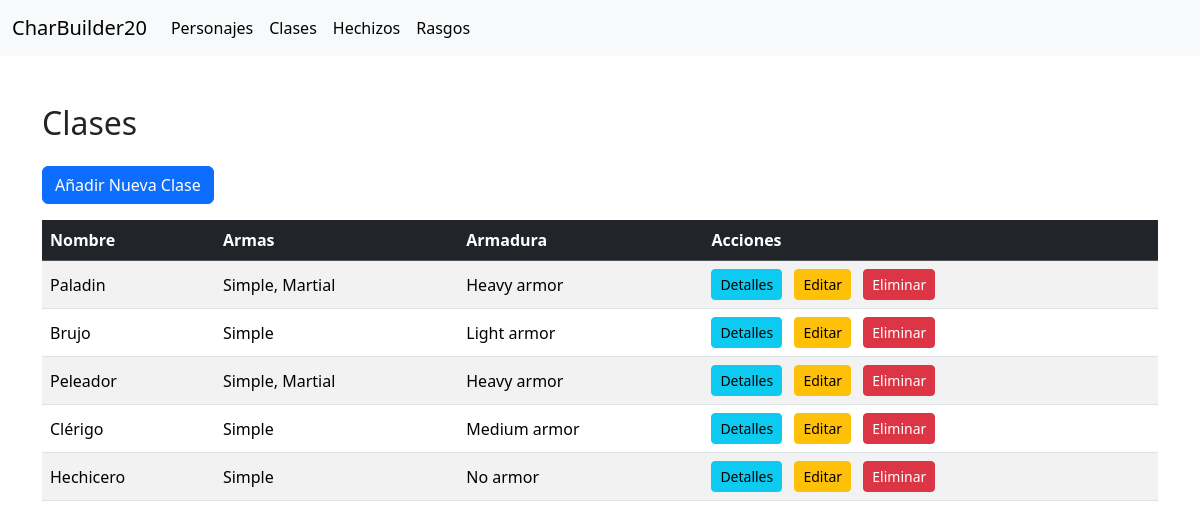
The page /class/ on the database its author committed.
### App/models.py (models this page shows, shortened)
class Classes(models.Model):
    class_name = models.CharField(max_length=100)
    class_weapons = models.CharField(max_length=30)
    class_armor = models.CharField(max_length=50)
    class_desc = models.CharField(max_length=255)

### App/views.py (the view)
# urls.py: path('class/', views.class_list, name='class_list'),
def class_list(request):
    classes = Classes.objects.all()
    return render(request, 'App/class_list.html', {'class_list': classes})

### App/templates/App/class_list.html (shortened to what this page needs)
{% extends "layout/base.html" %}
{% block content %}
<div class="container mt-5">
  <h2 class="mb-4">Clases</h2>
  <a href="{% url 'class_new' %}" class="btn btn-primary mb-3">Añadir Nueva Clase</a>
  <div class="table-responsive">
    <table class="table table-striped align-middle">
      <thead class="table-dark">
        <tr>
          <th scope="col">Nombre</th>
          <th scope="col">Armas</th>
          <th scope="col">Armadura</th>
          <th scope="col">Acciones</th>
        </tr>
      </thead>
      <tbody>
        {% for class in class_list %}
        <tr>
          <td>{{ class.class_name }}</td>
          <td>{{ class.class_weapons }}</td>
          <td>{{ class.class_armor }}</td>
          <td>
            <a href="{% url 'class_detail' class.pk %}" class="btn btn-info btn-sm me-2">Detalles</a>
            <a href="{% url 'class_edit' class.pk %}" class="btn btn-warning btn-sm me-2">Editar</a>
            <form action="{% url 'class_delete' class.pk %}" method="post" class="d-inline">
              <button type="submit" class="btn btn-danger btn-sm">Eliminar</button>
            </form>
          </td>
        </tr>
        {% endfor %}
      </tbody>
    </table>
  </div>
</div>
{% endblock %}

### rows shown on the page
Classes: class_name "Paladin", class_weapons "Simple, Martial", class_armor "Heavy armor"
Classes: class_name "Brujo", class_weapons "Simple", class_armor "Light armor"
Classes: class_name "Peleador", class_weapons "Simple, Martial", class_armor "Heavy armor"
Classes: class_name "Clérigo", class_weapons "Simple", class_armor "Medium armor"
Classes: class_name "Hechicero", class_weapons "Simple", class_armor "No armor"
